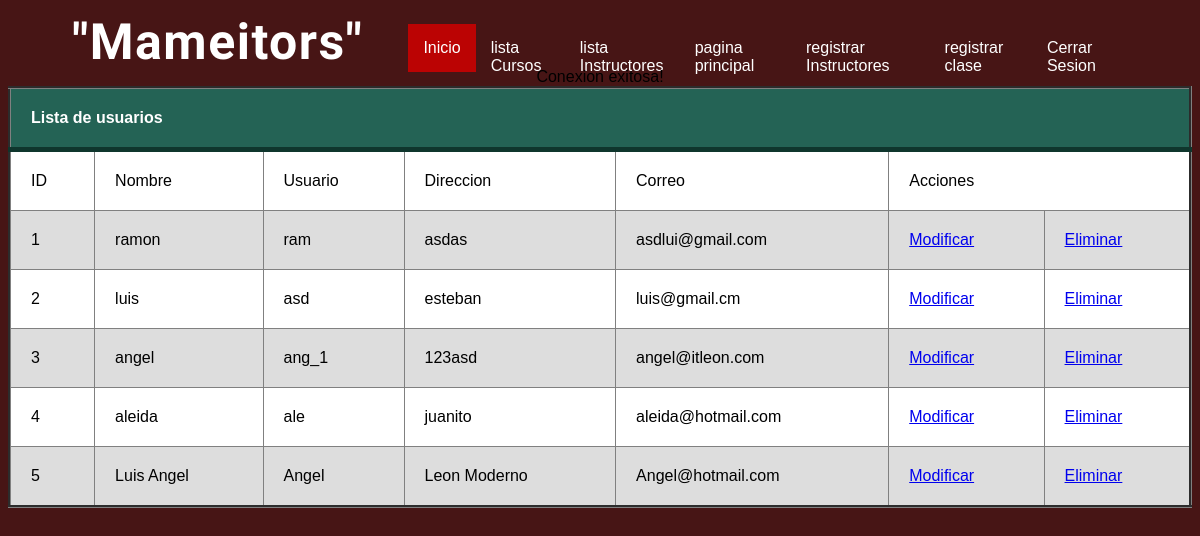
Screenshot of /proye/app/proyecto/Gimnasio/listaUsuarios.php (signed in) with the database file from the repository.
### tables this page shows
CREATE TABLE `usuario` (
  `ID` int(10) NOT NULL,
  `nombre` varchar(50) NOT NULL,
  `nombre_usuario` varchar(50) NOT NULL,
  `contraseña` varchar(50) NOT NULL,
  `tipo_usuario` varchar(50) NOT NULL,
  `direccion` varchar(50) NOT NULL,
  `correo` varchar(50) NOT NULL
);

### proye/app/proyecto/Gimnasio/listaUsuarios.php (the view, shortened to what this page needs)
<DOCTYPE html>
<html>
<head>
	<link = rel="stylesheet" href="css/estilos_listaUsuarios.css">
</head>
<body>
<header class="header">
            <div class="contenedor">
                <h1 class="logo">"Mameitors"</h1>
                    <nav class="nav" id ="nav">
                        <ul class="menu">
                            <li class="menu_item"><a href="../paginaPrincipal/principal.php" class="menu_link select">Inicio</a></li>
                            <li class="menu_item"><a href="../Gimnasio/listaClases.php" class="menu_link">lista Cursos</a></li>
                            <li class="menu_item"><a href="../Gimnasio/listaInstructores.php" class="menu_link">lista Instructores</a></li>
                            <li class="menu_item"><a href="../paginaAdministracion/admin.php" class="menu_link">pagina principal</a></li>
                            <li class="menu_item"><a href="../Gimnasio/registroInstructores.php" class="menu_link">registrar Instructores</a></li>
                            <li class="menu_item"><a href="../Gimnasio/registroClases.php" class="menu_link">registrar clase</a></li>
                            <li class="menu_item"><a href="../Gimnasio/cerrar sesion.php" class="menu_link">Cerrar Sesion</a></li>
                        </ul>
                    </nav>
            </div>
        </header>
	<center>
		<table border = "3">
			<thead>
				<tr>
					<th colspan = "7">Lista de usuarios</th>
				</tr>
			</thead>
			<tbody>
				<tr>
					<td>ID</td>
					<td>Nombre</td>
					<td>Usuario</td>
					<td>Direccion</td>
					<td>Correo</td>
					<td colspan="2">Acciones</td>
				</tr>
			<?php
				include("database.php");
				$query="SELECT * FROM usuario";
				$resultado= $conexion->query($query);
				while($row=$resultado->fetch_assoc()){
			?>
				<tr>
					<td><?php echo $row['ID']?></td>
					<td><?php echo $row['nombre']?></td>
					<td><?php echo $row['nombre_usuario']?></td>
					<td><?php echo $row['direccion']?></td>
					<td><?php echo $row['correo']?></td>
					<td><a href="modificarUsuario.php?id=<?php echo $row['ID']; ?>">Modificar</a></td>
					<td><a href="eliminarUsuario.php?id=<?php echo $row['ID']; ?>">Eliminar</a></td>
				</tr>
			<?php
				}
			?>
			</tbody>
		</table>
	</center>
</body>
</html>

### proye/app/proyecto/Gimnasio/css/estilos_listaUsuarios.css (style rules this page uses)
* { box-sizing: border-box; }
h1, h2, h3, h4, h5, h6 { font-family: 'Yanone Kaffeesatz', sans-serif; letter-spacing: 1.5px; }
body { background-color: #471515; font-family: Arial; }
.header { height: 60px; }
.header .contenedor { display: flex; justify-content: space-between; }
.logo, .icon-menu { color: white; margin: 5px; }
nav { position: absolute; top: 60px; left: -100%; width: 100%; transition: all 0.4s ; }
.menu_item { list-style: none; }
.menu_link { display: block; padding: 15px; background: rgba(192, 3, 3, 0.959); text-decoration: none; color: rgb(255, 255, 255); }
.select { background: rgb(0, 0, 0); color: white; }
table { background-color: white; text-align: left; border-collapse: collapse; width: 100%; }
th, td { padding: 20px; }
thead { background-color: #246355; border-bottom: solid 5px #0F362D; color: white; }
tr:nth-child(even) { background-color: #ddd; }
.contenedor { margin: auto; width: 90%; }
@media (min-width:480px) { .logo { font-size: 40px; } }
@media (min-width: 1024px) { .nav { position: static; width: auto; } }
@media (min-width: 1024px) { .menu { display: flex; } }
@media (min-width: 1024px) { .menu_link { background: none; } }
@media (min-width: 1024px) { .select { background: rgba(192, 3, 3, 0.959); } }
@media (min-width: 1024px) { .logo { font-size: 50px; } }

### rows the page displays
usuario: ID "1", nombre "ramon", nombre_usuario "ram", direccion "asdas", correo "asdlui@gmail.com"
usuario: ID "2", nombre "luis", nombre_usuario "asd", direccion "esteban", correo "luis@gmail.cm"
usuario: ID "3", nombre "angel", nombre_usuario "ang_1", direccion "123asd", correo "angel@itleon.com"
usuario: ID "4", nombre "aleida", nombre_usuario "ale", direccion "juanito", correo "aleida@hotmail.com"
usuario: ID "5", nombre "Luis Angel", nombre_usuario "Angel", direccion "Leon Moderno", correo "Angel@hotmail.com"
